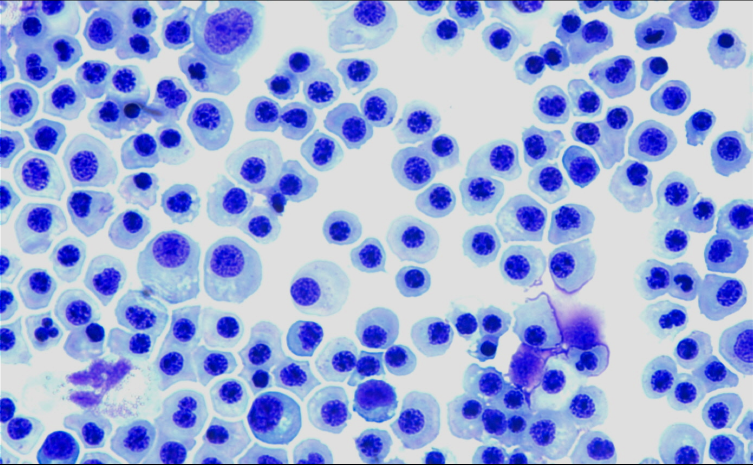
#> input picture RBC-stained.png, 1505 x 929 px (shown at 1/2 size)
$ jupyter execute --allow-errors Malan_Moody_Project1.ipynb
#> lines starting #> are read from the running program, lines starting #| are printed output that depends on the picture; after the words box and inside, x2 and y2 are one past the last pixel; in counts of white or black regions, pixels touching at a corner belong together
Malan Moody
Project 1

Load image as grayscale

[cell 1]
import cv2
import numpy as np
from skimage import morphology
from matplotlib import pyplot as plt
import math

img = cv2.imread("RBC-stained.png", 0)
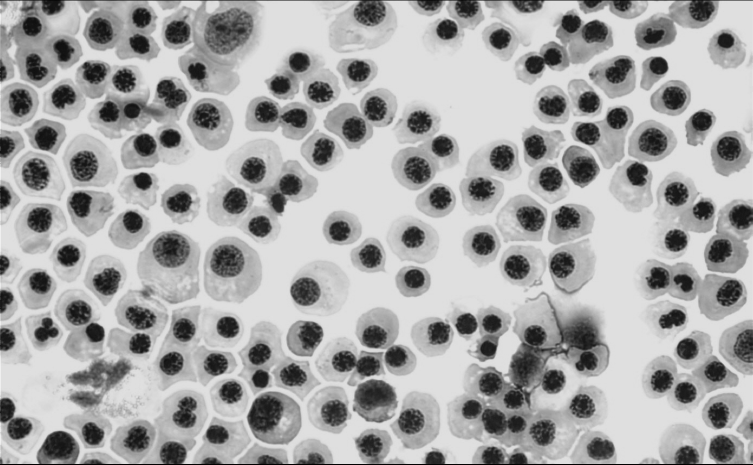
#> img: shape (929, 1505) (shown at 1/2 size); min 0, max 255, mean 167.5
plt.imshow(img)

Convert grayscale to inverted binary with Otsu binarization

#> (a cell that did not finish here is left out)

We erode our image, then dilate it back up to remove any small objects

[cell 3]
kernel = np.ones((5,5), np.uint8)
img = cv2.erode(img, kernel, iterations=5)
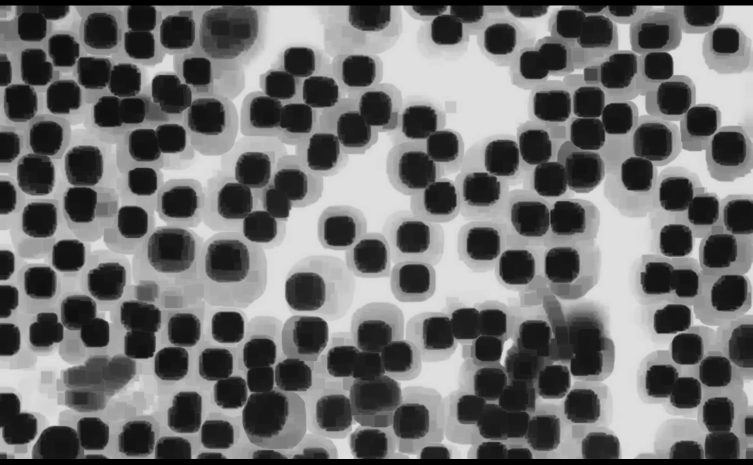
#> img: shape (929, 1505) (shown at 1/2 size); min 0, max 223, mean 112.6
img = cv2.dilate(img, kernel, iterations=5)
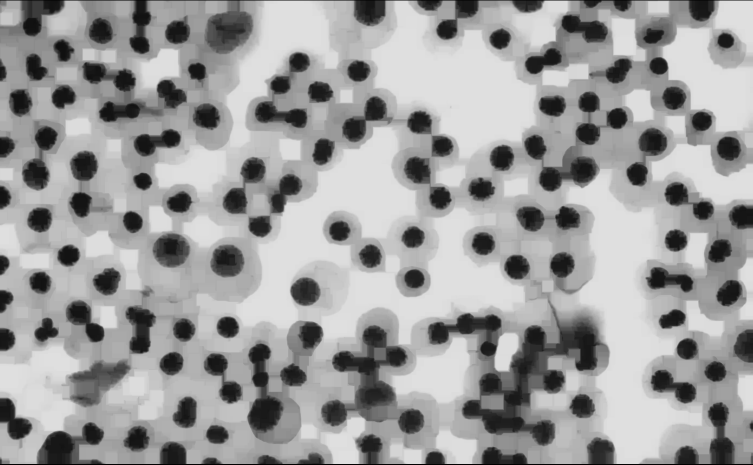
#> img: shape (929, 1505) (shown at 1/2 size); min 0, max 223, mean 156.7

plt.imshow(img)

We count the number of cells in the image

We count cells with radius greater than 50 as having area > 3.14 * 50^2 = 7850

We also count cells with minimum enclosing circle radius > 50

[cell 4]
cnts = cv2.findContours(img, cv2.RETR_EXTERNAL, cv2.CHAIN_APPROX_SIMPLE)
#> cnts = 1 contour; box (x1, y1, x2, y2) and area: (0, 1, 1505, 928) 1392704
cnts = cnts[0] if len(cnts) == 2 else cnts[1]
#> cnts = [[[0, 1], [0, 927], [1504, 927], [1504, 1]]]

original = cv2.imread("RBC-stained.png")
#> original is the input picture: shape (929, 1505, 3); mean B, G, R 218, 166.3, 152.2
cells = 0
mecCells = 0
aCells = 0
for c in cnts:
    # Centroid
    M = cv2.moments(c)
    cX = int(M["m10"] / M["m00"])
    cY = int(M["m01"] / M["m00"])

    # Minimum Enclosing Circle
    (x,y),radius = cv2.minEnclosingCircle(c)
    center = (int(x),int(y))
    radius = int(radius)

    # Area
    area = cv2.contourArea(c)

    cv2.circle(original,center,radius,(0,255,0),2)

    cells += 1
    if radius > 50:
        mecCells += 1
    if area > 7850:
        aCells += 1
#> this loop made 1 pass
#> (c, cX, cY, x, y, radius, area, cells) on pass 1: ([[0, 1], [0, 927], [1504, 927], [1504, 1]], 752, 464, 752, 464, 883, 1392704, 1)
#> original: shape (929, 1505, 3); under 0.01% of pixels changed, all inside (x1, y1, x2, y2) = (0, 0, 1505, 929)
#> after the loop, aCells = 1; cells = 1; mecCells = 1

print('Cells: {}'.format(cells))
#| Cells: 1
print('Cells with minimum enclosing circle radius > 50: {}'.format(mecCells))
#| Cells with minimum enclosing circle radius > 50: 1
print('Cells with area > pi*50^2: {}'.format(aCells))
#| Cells with area > pi*50^2: 1
plt.imshow(original)
